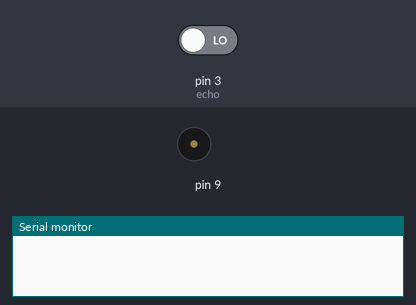
Bench run of a sketch on a simulated Arduino Uno, built with avr-gcc and run on an emulated ATmega328P. On the bench: buzzer (waves = sounding), the last lines printed to the serial monitor. The test bench sets the inputs (shaded band); at power-on: pin 3 (echo) LOW.

Above: at 0.1 s.
At 1.2 s:
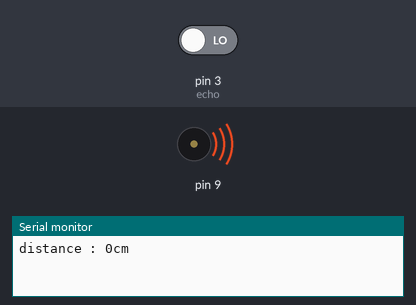
Timing chart, 0 to 2.7 s (numbered marks = the images above):
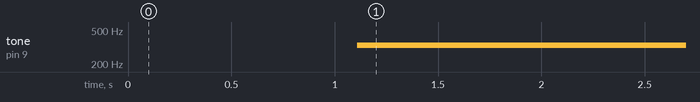

Measured:
- by itself, tone on pin 9: silent → 330 Hz at 1.1 s

The sketch:

20240108_Piezo_HCSR04.ino
```cpp
int trig = 2;
int echo = 3;
void setup() {
  pinMode(trig, OUTPUT);
  pinMode(echo, INPUT);
  Serial.begin(9600);
  pinMode(9, OUTPUT);
  /*tone(9,330);
  delay(1000);
  noTone(9);*/
}
void loop() {
  //1. trig핀 통해서 초음파를 쏜다! (초음파를 echo에서 엄청 빠르게 받아와야함!)
  digitalWrite(trig, 1);  //초음파 쏜다
  delay(10);
  digitalWrite(trig, 0);  //초음파 안쏜다
  //2. echo핀에서 초음파가 수신되기까지의 시간을 측정 -> pulseIn()
  int duration = pulseIn(echo, 1);  //왕복
  duration = duration / 2;          //㎲(마이크로초)
  int distance = duration / 29.1;
  Serial.print("distance : ");
  Serial.print(distance);
  Serial.println("cm");
  delay(100);

  if(distance > 10 && distance <= 70){
    tone(9,330);
    delay(100);
    noTone(9);
  }else if(distance <= 10){
    tone(9,330);
  }else{
    noTone(9);
  }
}
```
